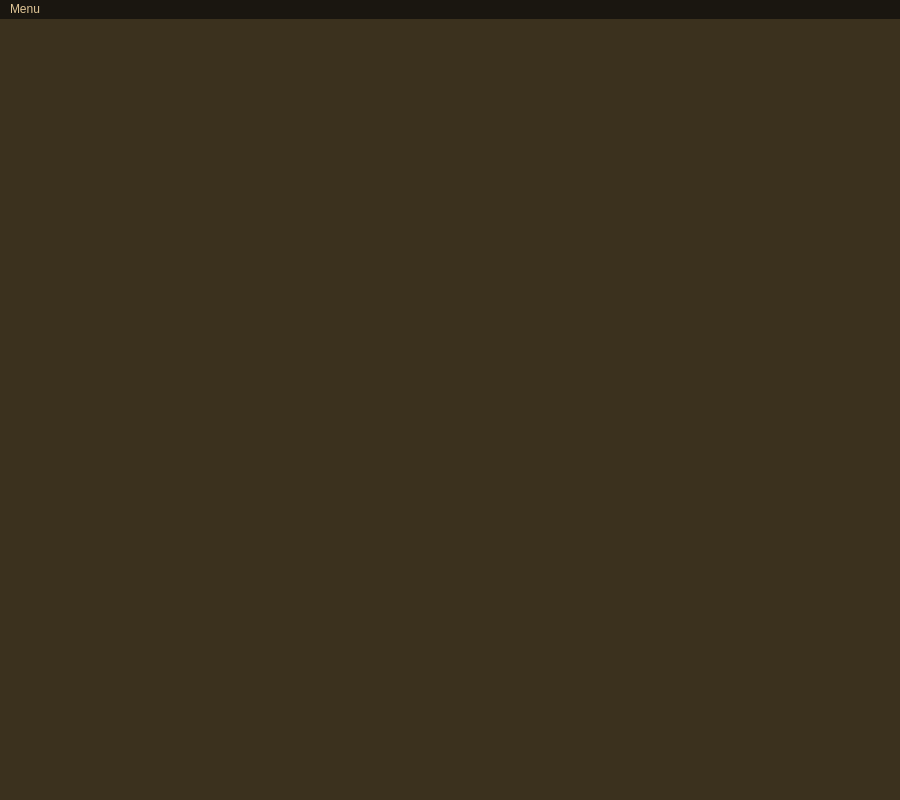
<?xml version="1.0" encoding="UTF-8"?>
<ui version="4.0">
 <class>ChessMainWindow</class>
 <widget class="QMainWindow" name="ChessMainWindow">
  <property name="geometry">
   <rect>
    <x>0</x>
    <y>0</y>
    <width>900</width>
    <height>800</height>
   </rect>
  </property>
  <property name="sizePolicy">
   <sizepolicy hsizetype="Fixed" vsizetype="Fixed">
    <horstretch>0</horstretch>
    <verstretch>0</verstretch>
   </sizepolicy>
  </property>
  <property name="windowTitle">
   <string>ChessView</string>
  </property>
  <property name="styleSheet">
   <string notr="true">QWidget {
background-color: rgb(59, 49, 30)
}
QLabel {
	color: rgb(224, 197, 150);
}

QLineEdit {
	background-color: rgb(224, 197, 150);
	color:rgb(26, 22, 16);
}

QSpinBox {
	background-color: rgb(224, 197, 150);
	color:rgb(26, 22, 16);
}

QPushButton {
	background-color: rgb(224, 197, 150);
	color:rgb(26, 22, 16);
}</string>
  </property>
  <widget class="QWidget" name="centralwidget">
   <layout class="QVBoxLayout" name="verticalLayout"/>
  </widget>
  <widget class="QMenuBar" name="menubar">
   <property name="geometry">
    <rect>
     <x>0</x>
     <y>0</y>
     <width>900</width>
     <height>22</height>
    </rect>
   </property>
   <property name="styleSheet">
    <string notr="true">	color: rgb(224, 197, 150);
	background-color:rgb(26, 22, 16);
</string>
   </property>
   <widget class="QMenu" name="menuFile">
    <property name="title">
     <string>Menu</string>
    </property>
    <addaction name="separator"/>
    <addaction name="actionHomePage"/>
    <addaction name="actionLogOut"/>
    <addaction name="actionExit"/>
   </widget>
   <addaction name="menuFile"/>
  </widget>
  <action name="actionExit">
   <property name="text">
    <string>Exit</string>
   </property>
  </action>
  <action name="actionHomePage">
   <property name="text">
    <string>Home Page</string>
   </property>
  </action>
  <action name="actionLogOut">
   <property name="text">
    <string>Log Out</string>
   </property>
  </action>
 </widget>
 <resources/>
 <connections/>
</ui>
